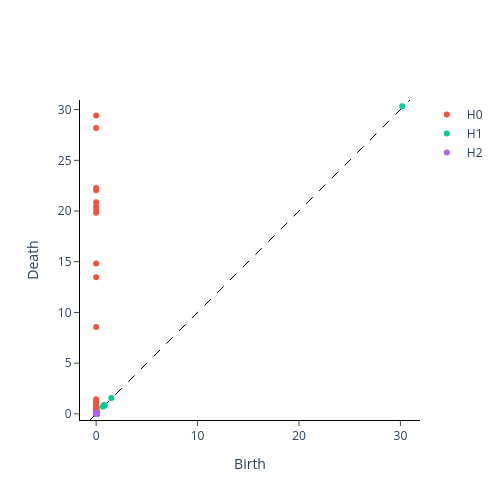

The code cell stored with this chart in its notebook:
### Markdown cell above
### Диаграмма персистентности (PECUZAL)

### Code cell
fig = plot_diagram(diagrams[0])
fig.show()

### Figure 1 — Plotly figure (JSON) as saved in the notebook; plotly's stock layout.template omitted (floating-point values rounded to 4 significant figures; data arrays with more than 128 entries replaced by an {"elided": "..."} marker saying what was removed)
{"data": [{"hoverinfo": "none", "line": {"color": "black", "dash": "dash", "width": 1}, "mode": "lines", "showlegend": false, "type": "scatter", "x": [-0.6068, 30.95], "y": [-0.6068, 30.95]}, {"hoverinfo": "text", "hovertext": {"elided": "2541 str values"}, "mode": "markers", "name": "H0", "type": "scatter", "x": {"elided": "2541 float values"}, "y": {"elided": "2541 float values"}}, {"hoverinfo": "text", "hovertext": {"elided": "1777 str values"}, "mode": "markers", "name": "H1", "type": "scatter", "x": {"elided": "1777 float values"}, "y": {"elided": "1777 float values"}}, {"hoverinfo": "text", "hovertext": {"elided": "754 str values"}, "mode": "markers", "name": "H2", "type": "scatter", "x": {"elided": "754 float values"}, "y": {"elided": "754 float values"}}], "layout": {"height": 500, "plot_bgcolor": "white", "width": 500, "xaxis": {"autorange": false, "exponentformat": "e", "linecolor": "black", "linewidth": 1, "mirror": false, "range": [-0.6068, 30.95], "showexponent": "all", "showline": true, "side": "bottom", "ticks": "outside", "title": {"text": "Birth"}, "type": "linear", "zeroline": true}, "yaxis": {"autorange": false, "exponentformat": "e", "linecolor": "black", "linewidth": 1, "mirror": false, "range": [-0.6068, 30.95], "scaleanchor": "x", "scaleratio": 1, "showexponent": "all", "showline": true, "side": "left", "ticks": "outside", "title": {"text": "Death"}, "type": "linear", "zeroline": true}}}
